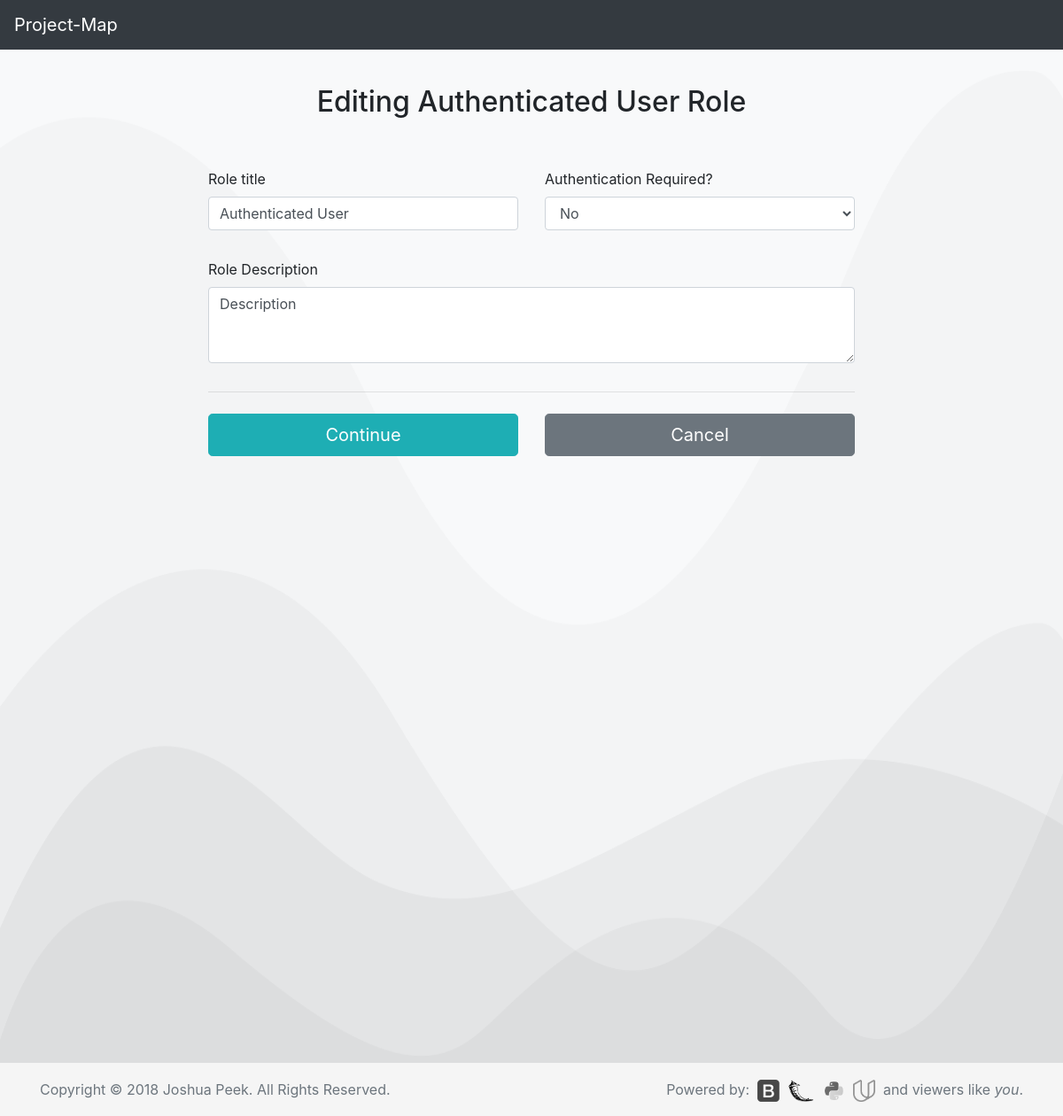
Before: /rle?1&ed with the older database file.
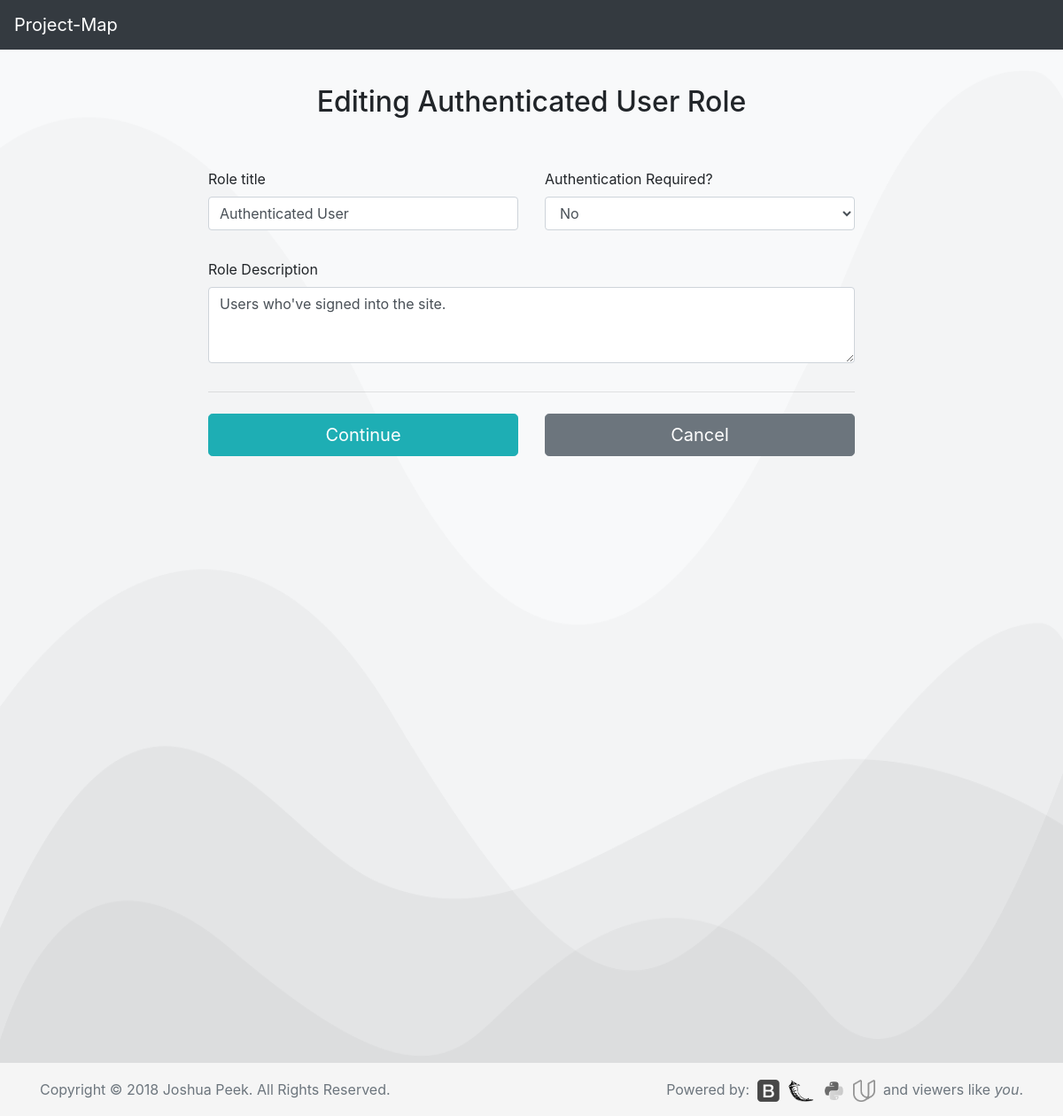
After: the same page with the newer database file.
### database_setup.py (models this page shows, shortened)
class Role(Base):
    __tablename__ = 'role'
    id = Column(Integer, primary_key=True)
    title = Column(String(250), nullable=False)
    description = Column(String(500))
    authRequired = Column(String(5))
    project_id = Column(Integer, ForeignKey('project.id'))
    project = relationship(Project)

### app.py (the view)
@app.route('/rle?<int:role_id>&ed', methods=['GET', 'POST'])
def editRole(role_id):
    editRole=session.query(Role).filter_by(id=role_id).one()
    screens=session.query(Screen).filter_by(
        project_id=editRole.project.id).all()
    sections=session.query(Section).filter_by(
        project_id=editRole.project.id).all()
    if request.method == 'POST':
        if request.form['title']:
            editRole.title = request.form['title']
            editRole.description = request.form['description']
            editRole.authRequired = request.form['authRequired']
        session.add(editRole)
        session.commit()
        flash("Role Edited!")
        return redirect(url_for('projectPage',org_id=editRole.project.org.id,
                                 project_id=editRole.project.id))
    else:
        return render_template('update/role.html', editRole=editRole,
            section=sections, screens=screens)

### templates/update/role.html (shortened to what this page needs)
<!doctype html>
<html lang="en">
  {% include "header.html" %}
  <body>
{% include "menu.html" %}
  <body class="bg-light">
    <div class="container">
      <div class="row">
        <div class="col-md-2">
        </div>
          <div class="col-md-8 mb-3">
            <div class="row">
              <div class="col-md-12 mb-5 text-center">
                <br>
                <h2>Editing {{editRole.title}} Role</h2>
              </div>
            </div>
            <form class="needs-validation" action='{{url_for('editRole', role_id=editRole.id)}}' method='post' novalidate>
              <div class="row">
                <div class="col-md-6 mb-3">
                  <label for="title">Role title</label>
                  <input type="text" class="form-control" id="title" name="title" value="{{editRole.title}}" required>
                </div>
                <div class="col-md-6 mb-3">
                  <div class="form-group">
                    <label for="authRequired">Authentication Required?</label>
                    <select class="form-control" id="authRequired" name="authRequired" required>
                      <option value="No">No</option>
                    </select>
                  </div>
                </div>
              </div>
              <div class="row">
                <div class="col-md-12 mb-3">
                  <label for="description">Role Description</label>
                  <textarea class="form-control" id="description" rows="3" name="description" required>{{editRole.description}}</textarea>
                </div>
              </div>
              <hr class="mb-4">
              <div class="row">
                <div class="col-md-6 mb-3">
                  <button class="btn btn-primary btn-lg btn-block" type="Edit">Continue</button>
                </div>
            </form>
                <div class="col-md-6 mb-3">
                  <form action="{{url_for('projectPage', org_id=editRole.project.org.id, project_id=editRole.project.id)}}">
                    <button class="btn btn-secondary btn-lg btn-block" type="submit">Cancel</button>
                  </form>
                </div>
              </div>
          </div>
        <div class="col-md-2">
        </div>
      </div>
  {% include "footer.html" %}
  </body>
</html>

Changed rows visible on the page:
changed Role "Authenticated User": description "Description" → "Users who've signed into the site."
